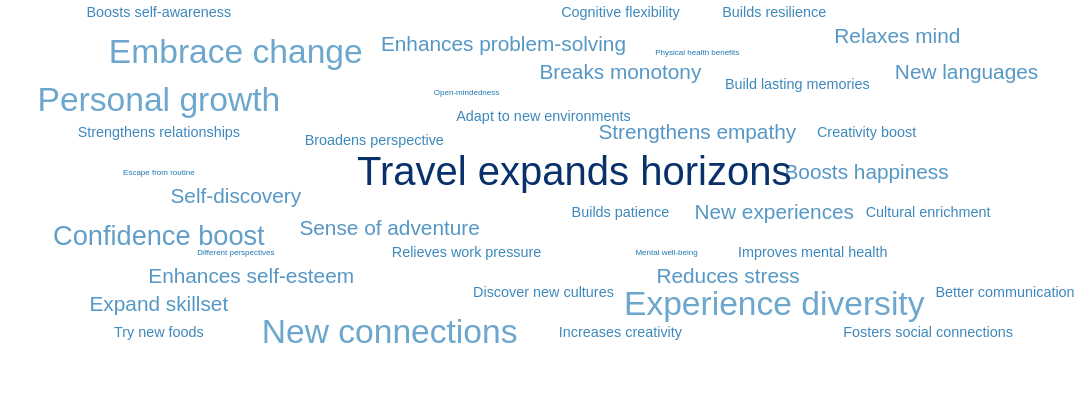

The specification (Vega-Lite) saved for this image:
### Vega-Lite specification from a JSON file in a GitHub repository (floating-point values rounded to 4 significant figures)
{"$schema": "https://vega.github.io/schema/vega-lite/v5.json", "width": 1000, "height": 400, "data": {"values": [{"text": "Adapt to new environments", "x": 350, "y": 370, "size": 20}, {"text": "Better communication", "x": 650, "y": 150, "size": 20}, {"text": "Boosts happiness", "x": 560, "y": 300, "size": 22}, {"text": "Boosts self-awareness", "x": 100, "y": 500, "size": 20}, {"text": "Broadens perspective", "x": 240, "y": 340, "size": 20}, {"text": "Breaks monotony", "x": 400, "y": 425, "size": 22}, {"text": "Build lasting memories", "x": 515, "y": 410, "size": 20}, {"text": "Builds patience", "x": 400, "y": 250, "size": 20}, {"text": "Builds resilience", "x": 500, "y": 500, "size": 20}, {"text": "Cognitive flexibility", "x": 400, "y": 500, "size": 20}, {"text": "Confidence boost", "x": 100, "y": 220, "size": 23}, {"text": "Creativity boost", "x": 560, "y": 350, "size": 20}, {"text": "Cultural enrichment", "x": 600, "y": 250, "size": 20}, {"text": "Different perspectives", "x": 150, "y": 200, "size": 18}, {"text": "Discover new cultures", "x": 350, "y": 150, "size": 20}, {"text": "Embrace change", "x": 150, "y": 450, "size": 24}, {"text": "Enhances problem-solving", "x": 324, "y": 460, "size": 22}, {"text": "Enhances self-esteem", "x": 160, "y": 170, "size": 22}, {"text": "Escape from routine", "x": 100, "y": 300, "size": 18}, {"text": "Experience diversity", "x": 500, "y": 135, "size": 24}, {"text": "Expand skillset", "x": 100, "y": 135, "size": 22}, {"text": "Fosters social connections", "x": 600, "y": 100, "size": 20}, {"text": "Improves mental health", "x": 525, "y": 200, "size": 20}, {"text": "Increases creativity", "x": 400, "y": 100, "size": 20}, {"text": "Mental well-being", "x": 430, "y": 200, "size": 18}, {"text": "New connections", "x": 250, "y": 100, "size": 24}, {"text": "New experiences", "x": 500, "y": 250, "size": 22}, {"text": "New languages", "x": 625, "y": 425, "size": 22}, {"text": "Open-mindedness", "x": 300, "y": 400, "size": 18}, {"text": "Personal growth", "x": 100, "y": 390, "size": 24}, {"text": "Physical health benefits", "x": 450, "y": 450, "size": 18}, {"text": "Reduces stress", "x": 470, "y": 170, "size": 22}, {"text": "Relaxes mind", "x": 580, "y": 470, "size": 22}, {"text": "Relieves work pressure", "x": 300, "y": 200, "size": 20}, {"text": "Self-discovery", "x": 150, "y": 270, "size": 22}, {"text": "Sense of adventure", "x": 250, "y": 230, "size": 22}, {"text": "Strengthens empathy", "x": 450, "y": 350, "size": 22}, {"text": "Strengthens relationships", "x": 100, "y": 350, "size": 20}, {"text": "Travel expands horizons", "x": 370, "y": 300, "size": 40}, {"text": "Try new foods", "x": 100, "y": 100, "size": 20}]}, "mark": {"type": "text", "align": "center", "baseline": "middle"}, "params": [{"name": "highlight", "select": {"type": "point", "on": "mouseover"}}], "encoding": {"x": {"field": "x", "type": "quantitative", "axis": null}, "y": {"field": "y", "type": "quantitative", "axis": null}, "text": {"field": "text"}, "size": {"field": "size", "legend": null}, "color": {"field": "size", "type": "quantitative", "scale": {"range": ["#1f78b4", "#a6cee3", "#08306b"]}, "legend": null}, "opacity": {"condition": {"param": "highlight", "value": 1}, "value": 0.3}}, "config": {"background": "transparent", "view": {"stroke": "transparent"}}}
